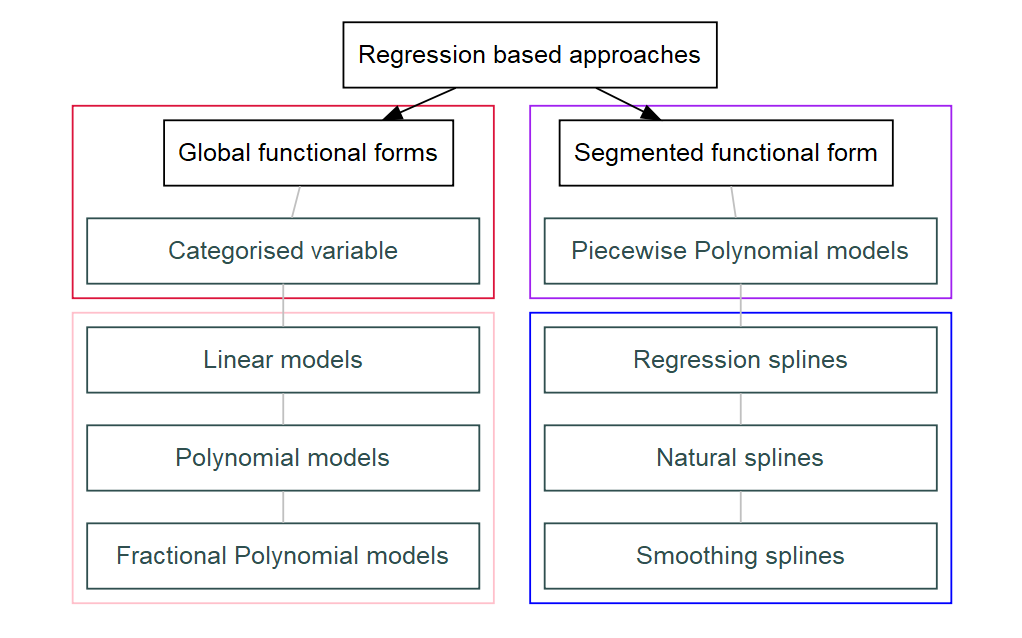

Write the R code that produced this figure.
install.packages('DiagrammeR')

library(DiagrammeR)



grViz("
      
      digraph voces_and_circles{
      ### Add node statements


node [shape = box
      fontname = Helvetica]


'Regression based approaches' 

### Add edge statements

'Regression based approaches'  -> 'Global functional forms' ; 
'Regression based approaches'  -> 'Segmented functional form' ; 

  # graph, node, and edge definitions
  graph [compound = true, nodesep = .5, ranksep = .25,
         color = crimson]


node [fontname = Helvetica, fontcolor = darkslategray,
        shape = rectangle, fixedsize = true, width = 1,
        color = darkslategray]

edge [color = grey, arrowhead = none, arrowtail = none]
  # subgraph for Global functional forms
  subgraph cluster0 {
node [fixedsize = true, width = 3]
'Global functional forms' -> 'Categorised variable';
  }

# graph, node, and edge definitions
graph [compound = true, nodesep = .5, ranksep = .25, color = pink]
  subgraph cluster {
node [fixedsize = true, width = 3]
'Categorised variable' -> 'Linear models';
'Linear models' -> 'Polynomial models';
'Polynomial models' -> 'Fractional Polynomial models';
  }

# graph, node, and edge definitions
graph [compound = true, nodesep = .5, ranksep = .25,
         color = purple]


node [fontname = Helvetica, fontcolor = darkslategray,
        shape = rectangle, fixedsize = true, width = 1,
      color = darkslategray]
      
edge [color = grey, arrowhead = none, arrowtail = none]

  # subgraph for Segmented functional form
subgraph cluster1 {
node [fixedsize = true, width = 3]
'Segmented functional form' -> 'Piecewise Polynomial models';
}


# graph, node, and edge definitions
graph [compound = true, nodesep = .5, ranksep = .25, color = blue]
subgraph cluster2 {
node [fixedsize = true, width = 3]
'Piecewise Polynomial models' -> 'Regression splines';
'Regression splines' -> 'Natural splines';
'Natural splines' -> 'Smoothing splines';
}
      }
      ")


library(itsadug)
library(mgcv)
data(simdat)
# add missing values to simdat:
simdat[sample(nrow(simdat), 15),]$Y <- NA


simdat$Condition <- as.factor(simdat$Condition)
# Note: this is really not the best fitting model for the data:
m1 <- bam(Y ~ Group * Condition + s(Time) + s(Trial) + 
            ti(Time, Trial) + s(Time, Subject, bs='fs', m=1, k=5), data=simdat, discrete=TRUE)

summary(m1)

table(simdat$Condition)
table(simdat$Group)
table(simdat$Condition)
table(simdat$Condition)


par(mfrow=c(1,2), cex=1.1)
# including random effects:
plot_smooth(m1, view="Time", cond=list(Group="Adults"))
# excluding random effects:
plot_smooth(m1, view="Time", cond=list(Group="Adults"), rm.ranef=TRUE)


par(mfrow=c(1,3), cex=1.1)
# first smooth of time:
plot(m1, select=1, shade=TRUE, scale=0, ylim=c(-15,15))
abline(h=0)
# second smooth, of trial:
plot(m1, select=2, shade=TRUE, scale=0, ylim=c(-15,15))
abline(h=0)
# third smooth, nonlienar interaction between Time and Trial:
plot(m1, select=3, scale=0, rug=FALSE)



par(mfrow=c(1,2), cex=1.1)
plot(m1, select=4)
abline(h=0)
inspect_random(m1, select=4)
